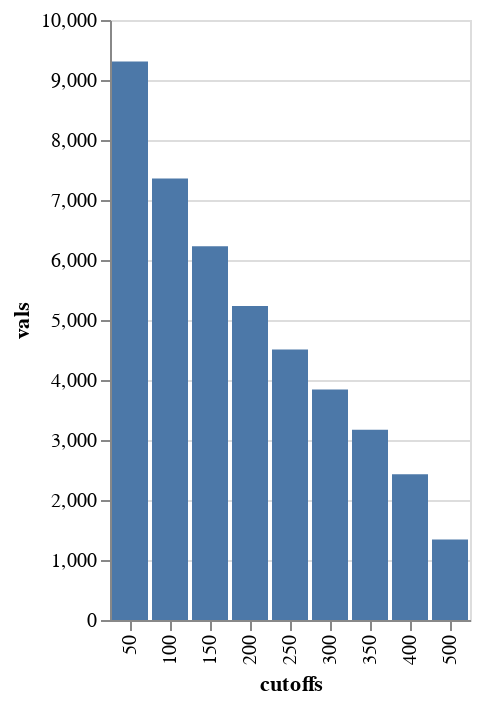

Write notebook code for a chart like this one.
### Code cell
cutoffs = [50, 100, 150, 200, 250, 300, 350, 400, 500]
nums = []
for cut in cutoffs:
    nums.append(len(peptides[peptides.byonic_score >= cut]))

res = pd.DataFrame({
    'cutoffs':cutoffs,
    'vals':nums
})

alt.Chart(res).mark_bar().encode(
    x='cutoffs:N',
    y='vals:Q'
)

### Figure 1 — Vega-Lite specification as saved in the notebook (floating-point values rounded to 4 significant figures)
{"config": {"view": {"continuousWidth": 400, "continuousHeight": 300}}, "data": {"name": "data-7fb902a988ca052491f23b9a8cbf1ea5"}, "mark": "bar", "encoding": {"x": {"type": "nominal", "field": "cutoffs"}, "y": {"type": "quantitative", "field": "vals"}}, "$schema": "https://vega.github.io/schema/vega-lite/v4.8.1.json", "datasets": {"data-7fb902a988ca052491f23b9a8cbf1ea5": [{"cutoffs": 50, "vals": 9309}, {"cutoffs": 100, "vals": 7357}, {"cutoffs": 150, "vals": 6229}, {"cutoffs": 200, "vals": 5234}, {"cutoffs": 250, "vals": 4509}, {"cutoffs": 300, "vals": 3841}, {"cutoffs": 350, "vals": 3172}, {"cutoffs": 400, "vals": 2428}, {"cutoffs": 500, "vals": 1341}]}}
